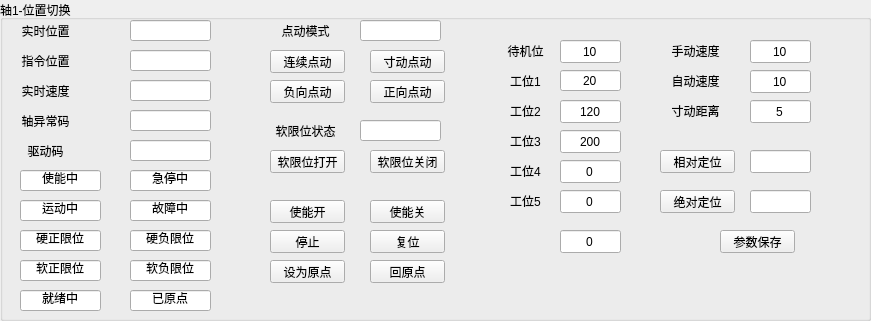
    <widget class="QGroupBox" name="A1">
     <property name="geometry">
      <rect>
       <x>60</x>
       <y>0</y>
       <width>871</width>
       <height>321</height>
      </rect>
     </property>
     <property name="minimumSize">
      <size>
       <width>400</width>
       <height>200</height>
      </size>
     </property>
     <property name="maximumSize">
      <size>
       <width>4000</width>
       <height>4000</height>
      </size>
     </property>
     <property name="title">
      <string>轴1-位置切换</string>
     </property>
     <widget class="QPushButton" name="btn_MoveAbs_Axi_1">
      <property name="geometry">
       <rect>
        <x>660</x>
        <y>190</y>
        <width>75</width>
        <height>23</height>
       </rect>
      </property>
      <property name="text">
       <string>绝对定位</string>
      </property>
     </widget>
     <widget class="QPushButton" name="btn_Reset_Axi_1">
      <property name="geometry">
       <rect>
        <x>370</x>
        <y>230</y>
        <width>75</width>
        <height>23</height>
       </rect>
      </property>
      <property name="text">
       <string>复位</string>
      </property>
     </widget>
     <widget class="QPushButton" name="btn_Stop_Axi_1">
      <property name="geometry">
       <rect>
        <x>270</x>
        <y>230</y>
        <width>75</width>
        <height>23</height>
       </rect>
      </property>
      <property name="text">
       <string>停止</string>
      </property>
     </widget>
     <widget class="QPushButton" name="btn_GoHome_Axi_1">
      <property name="geometry">
       <rect>
        <x>370</x>
        <y>260</y>
        <width>75</width>
        <height>23</height>
       </rect>
      </property>
      <property name="text">
       <string>回原点</string>
      </property>
     </widget>
     <widget class="QLineEdit" name="lineEdit_MoveAbs_Axi_1">
      <property name="geometry">
       <rect>
        <x>750</x>
        <y>190</y>
        <width>61</width>
        <height>23</height>
       </rect>
      </property>
      <property name="text">
       <string/>
      </property>
      <property name="alignment">
       <set>Qt::AlignCenter</set>
      </property>
     </widget>
     <widget class="QPushButton" name="btn_SetHome_Axi_1">
      <property name="geometry">
       <rect>
        <x>270</x>
        <y>260</y>
        <width>75</width>
        <height>23</height>
       </rect>
      </property>
      <property name="text">
       <string>设为原点</string>
      </property>
     </widget>
     <widget class="QLineEdit" name="lineEdit_CurPos_Axi_1">
      <property name="geometry">
       <rect>
        <x>130</x>
        <y>20</y>
        <width>81</width>
        <height>21</height>
       </rect>
      </property>
      <property name="text">
       <string/>
      </property>
      <property name="alignment">
       <set>Qt::AlignCenter</set>
      </property>
      <property name="readOnly">
       <bool>true</bool>
      </property>
     </widget>
     <widget class="QLabel" name="label_CurPos_Axi_1">
      <property name="geometry">
       <rect>
        <x>0</x>
        <y>20</y>
        <width>91</width>
        <height>21</height>
       </rect>
      </property>
      <property name="text">
       <string>实时位置</string>
      </property>
      <property name="alignment">
       <set>Qt::AlignCenter</set>
      </property>
     </widget>
     <widget class="QLineEdit" name="lineEdit_Hard_AxiPosLimit_Axi_1">
      <property name="geometry">
       <rect>
        <x>20</x>
        <y>230</y>
        <width>81</width>
        <height>21</height>
       </rect>
      </property>
      <property name="text">
       <string>硬正限位</string>
      </property>
      <property name="alignment">
       <set>Qt::AlignCenter</set>
      </property>
      <property name="readOnly">
       <bool>true</bool>
      </property>
     </widget>
     <widget class="QLineEdit" name="lineEdit_Hard_AxiNegLimit_Axi_1">
      <property name="geometry">
       <rect>
        <x>130</x>
        <y>230</y>
        <width>81</width>
        <height>21</height>
       </rect>
      </property>
      <property name="text">
       <string>硬负限位</string>
      </property>
      <property name="alignment">
       <set>Qt::AlignCenter</set>
      </property>
      <property name="readOnly">
       <bool>true</bool>
      </property>
     </widget>
     <widget class="QLineEdit" name="lineEdit_Enable_Axi_1">
      <property name="geometry">
       <rect>
        <x>20</x>
        <y>170</y>
        <width>81</width>
        <height>21</height>
       </rect>
      </property>
      <property name="text">
       <string>使能中</string>
      </property>
      <property name="alignment">
       <set>Qt::AlignCenter</set>
      </property>
      <property name="readOnly">
       <bool>true</bool>
      </property>
     </widget>
     <widget class="QLineEdit" name="lineEdit_Standby_Axi_1">
      <property name="geometry">
       <rect>
        <x>560</x>
        <y>40</y>
        <width>61</width>
        <height>23</height>
       </rect>
      </property>
      <property name="text">
       <string>10</string>
      </property>
      <property name="alignment">
       <set>Qt::AlignCenter</set>
      </property>
     </widget>
     <widget class="QLineEdit" name="lineEdit_WorkPostion1_Axi_1">
      <property name="geometry">
       <rect>
        <x>560</x>
        <y>70</y>
        <width>61</width>
        <height>21</height>
       </rect>
      </property>
      <property name="text">
       <string>20</string>
      </property>
      <property name="alignment">
       <set>Qt::AlignCenter</set>
      </property>
     </widget>
     <widget class="QLineEdit" name="lineEdit_WorkPostion2_Axi_1">
      <property name="geometry">
       <rect>
        <x>560</x>
        <y>100</y>
        <width>61</width>
        <height>23</height>
       </rect>
      </property>
      <property name="text">
       <string>120</string>
      </property>
      <property name="alignment">
       <set>Qt::AlignCenter</set>
      </property>
     </widget>
     <widget class="QLabel" name="label_Standby_Axi_1">
      <property name="geometry">
       <rect>
        <x>480</x>
        <y>40</y>
        <width>91</width>
        <height>21</height>
       </rect>
      </property>
      <property name="text">
       <string>待机位</string>
      </property>
      <property name="alignment">
       <set>Qt::AlignCenter</set>
      </property>
     </widget>
     <widget class="QLabel" name="label_WorkStation1_Axi_1">
      <property name="geometry">
       <rect>
        <x>480</x>
        <y>70</y>
        <width>91</width>
        <height>21</height>
       </rect>
      </property>
      <property name="text">
       <string>工位1</string>
      </property>
      <property name="alignment">
       <set>Qt::AlignCenter</set>
      </property>
     </widget>
     <widget class="QLabel" name="label_WorkStation2_Axi_1">
      <property name="geometry">
       <rect>
        <x>480</x>
        <y>100</y>
        <width>91</width>
        <height>21</height>
       </rect>
      </property>
      <property name="text">
       <string>工位2</string>
      </property>
      <property name="alignment">
       <set>Qt::AlignCenter</set>
      </property>
     </widget>
     <widget class="QPushButton" name="btn_Jog_Pos_Axi_1">
      <property name="geometry">
       <rect>
        <x>370</x>
        <y>80</y>
        <width>75</width>
        <height>23</height>
       </rect>
      </property>
      <property name="text">
       <string>正向点动</string>
      </property>
     </widget>
     <widget class="QPushButton" name="btn_Jog_Neg_Axi_1">
      <property name="geometry">
       <rect>
        <x>270</x>
        <y>80</y>
        <width>75</width>
        <height>23</height>
       </rect>
      </property>
      <property name="text">
       <string>负向点动</string>
      </property>
     </widget>
     <widget class="QLabel" name="label_WorkStation_3_Axi_1">
      <property name="geometry">
       <rect>
        <x>480</x>
        <y>130</y>
        <width>91</width>
        <height>21</height>
       </rect>
      </property>
      <property name="text">
       <string>工位3</string>
      </property>
      <property name="alignment">
       <set>Qt::AlignCenter</set>
      </property>
     </widget>
     <widget class="QLineEdit" name="lineEdit_WorkPostion3_Axi_1">
      <property name="geometry">
       <rect>
        <x>560</x>
        <y>130</y>
        <width>61</width>
        <height>23</height>
       </rect>
      </property>
      <property name="text">
       <string>200</string>
      </property>
      <property name="alignment">
       <set>Qt::AlignCenter</set>
      </property>
     </widget>
     <widget class="QLabel" name="label_WorkStation_4_Axi_1">
      <property name="geometry">
       <rect>
        <x>480</x>
        <y>160</y>
        <width>91</width>
        <height>21</height>
       </rect>
      </property>
      <property name="text">
       <string>工位4</string>
      </property>
      <property name="alignment">
       <set>Qt::AlignCenter</set>
      </property>
     </widget>
     <widget class="QLineEdit" name="lineEdit_WorkPostion4_Axi_1">
      <property name="geometry">
       <rect>
        <x>560</x>
        <y>160</y>
        <width>61</width>
        <height>23</height>
       </rect>
      </property>
      <property name="text">
       <string>0</string>
      </property>
      <property name="alignment">
       <set>Qt::AlignCenter</set>
      </property>
     </widget>
     <widget class="QLabel" name="label_WorkStation_5_Axi_1">
      <property name="geometry">
       <rect>
        <x>480</x>
        <y>190</y>
        <width>91</width>
        <height>21</height>
       </rect>
      </property>
      <property name="text">
       <string>工位5</string>
      </property>
      <property name="alignment">
       <set>Qt::AlignCenter</set>
      </property>
     </widget>
     <widget class="QLineEdit" name="lineEdit_WorkPostion5_Axi_1">
      <property name="geometry">
       <rect>
        <x>560</x>
        <y>190</y>
        <width>61</width>
        <height>23</height>
       </rect>
      </property>
      <property name="text">
       <string>0</string>
      </property>
      <property name="alignment">
       <set>Qt::AlignCenter</set>
      </property>
     </widget>
     <widget class="QLineEdit" name="lineEdit_ManuVel_Axi_1">
      <property name="geometry">
       <rect>
        <x>750</x>
        <y>40</y>
        <width>61</width>
        <height>23</height>
       </rect>
      </property>
      <property name="text">
       <string>10</string>
      </property>
      <property name="alignment">
       <set>Qt::AlignCenter</set>
      </property>
     </widget>
     <widget class="QLabel" name="label_ManuVel_Axi_1">
      <property name="geometry">
       <rect>
        <x>650</x>
        <y>40</y>
        <width>91</width>
        <height>21</height>
       </rect>
      </property>
      <property name="text">
       <string>手动速度</string>
      </property>
      <property name="alignment">
       <set>Qt::AlignCenter</set>
      </property>
     </widget>
     <widget class="QPushButton" name="btn_SetParam_Axi_1">
      <property name="geometry">
       <rect>
        <x>720</x>
        <y>230</y>
        <width>75</width>
        <height>23</height>
       </rect>
      </property>
      <property name="text">
       <string>参数保存</string>
      </property>
     </widget>
     <widget class="QLineEdit" name="lineEdit_Estop_Axi_1">
      <property name="geometry">
       <rect>
        <x>130</x>
        <y>170</y>
        <width>81</width>
        <height>21</height>
       </rect>
      </property>
      <property name="text">
       <string>急停中</string>
      </property>
      <property name="alignment">
       <set>Qt::AlignCenter</set>
      </property>
      <property name="readOnly">
       <bool>true</bool>
      </property>
     </widget>
     <widget class="QLineEdit" name="lineEdit_Moving_Axi_1">
      <property name="geometry">
       <rect>
        <x>20</x>
        <y>200</y>
        <width>81</width>
        <height>21</height>
       </rect>
      </property>
      <property name="text">
       <string>运动中</string>
      </property>
      <property name="alignment">
       <set>Qt::AlignCenter</set>
      </property>
      <property name="readOnly">
       <bool>true</bool>
      </property>
     </widget>
     <widget class="QLineEdit" name="lineEdit_Err_Axi_1">
      <property name="geometry">
       <rect>
        <x>130</x>
        <y>200</y>
        <width>81</width>
        <height>21</height>
       </rect>
      </property>
      <property name="text">
       <string>故障中</string>
      </property>
      <property name="alignment">
       <set>Qt::AlignCenter</set>
      </property>
      <property name="readOnly">
       <bool>true</bool>
      </property>
     </widget>
     <widget class="QLineEdit" name="lineEdit_Soft_AxiPosLimit_Axi_1">
      <property name="geometry">
       <rect>
        <x>20</x>
        <y>260</y>
        <width>81</width>
        <height>21</height>
       </rect>
      </property>
      <property name="text">
       <string>软正限位</string>
      </property>
      <property name="alignment">
       <set>Qt::AlignCenter</set>
      </property>
     </widget>
     <widget class="QLineEdit" name="lineEdit_Soft_AxiNegLimit_Axi_1">
      <property name="geometry">
       <rect>
        <x>130</x>
        <y>260</y>
        <width>81</width>
        <height>21</height>
       </rect>
      </property>
      <property name="text">
       <string>软负限位</string>
      </property>
      <property name="alignment">
       <set>Qt::AlignCenter</set>
      </property>
      <property name="readOnly">
       <bool>true</bool>
      </property>
     </widget>
     <widget class="QLineEdit" name="lineEdit_Ready_Axi_1">
      <property name="geometry">
       <rect>
        <x>20</x>
        <y>290</y>
        <width>81</width>
        <height>21</height>
       </rect>
      </property>
      <property name="text">
       <string>就绪中</string>
      </property>
      <property name="alignment">
       <set>Qt::AlignCenter</set>
      </property>
      <property name="readOnly">
       <bool>true</bool>
      </property>
     </widget>
     <widget class="QLineEdit" name="lineEdit_Homed_Axi_1">
      <property name="geometry">
       <rect>
        <x>130</x>
        <y>290</y>
        <width>81</width>
        <height>21</height>
       </rect>
      </property>
      <property name="text">
       <string>已原点</string>
      </property>
      <property name="alignment">
       <set>Qt::AlignCenter</set>
      </property>
      <property name="readOnly">
       <bool>true</bool>
      </property>
     </widget>
     <widget class="QPushButton" name="btn_Enable_Open_Axi_1">
      <property name="geometry">
       <rect>
        <x>270</x>
        <y>200</y>
        <width>75</width>
        <height>23</height>
       </rect>
      </property>
      <property name="text">
       <string>使能开</string>
      </property>
     </widget>
     <widget class="QPushButton" name="btn_Enable_Close_Axi_1">
      <property name="geometry">
       <rect>
        <x>370</x>
        <y>200</y>
        <width>75</width>
        <height>23</height>
       </rect>
      </property>
      <property name="text">
       <string>使能关</string>
      </property>
     </widget>
     <widget class="QLabel" name="label_ActPos_Axi_1">
      <property name="geometry">
       <rect>
        <x>0</x>
        <y>50</y>
        <width>91</width>
        <height>21</height>
       </rect>
      </property>
      <property name="text">
       <string>指令位置</string>
      </property>
      <property name="alignment">
       <set>Qt::AlignCenter</set>
      </property>
     </widget>
     <widget class="QLineEdit" name="lineEdit_SetPos_Axi_1">
      <property name="geometry">
       <rect>
        <x>130</x>
        <y>50</y>
        <width>81</width>
        <height>21</height>
       </rect>
      </property>
      <property name="text">
       <string/>
      </property>
      <property name="alignment">
       <set>Qt::AlignCenter</set>
      </property>
      <property name="readOnly">
       <bool>true</bool>
      </property>
     </widget>
     <widget class="QLabel" name="label_CurVel_Axi_1">
      <property name="geometry">
       <rect>
        <x>0</x>
        <y>80</y>
        <width>91</width>
        <height>21</height>
       </rect>
      </property>
      <property name="text">
       <string>实时速度</string>
      </property>
      <property name="alignment">
       <set>Qt::AlignCenter</set>
      </property>
     </widget>
     <widget class="QLineEdit" name="lineEdit_CurVel_Axi_1">
      <property name="geometry">
       <rect>
        <x>130</x>
        <y>80</y>
        <width>81</width>
        <height>21</height>
       </rect>
      </property>
      <property name="text">
       <string/>
      </property>
      <property name="alignment">
       <set>Qt::AlignCenter</set>
      </property>
      <property name="readOnly">
       <bool>true</bool>
      </property>
     </widget>
     <widget class="QLabel" name="label_AxiErro_Axi_1">
      <property name="geometry">
       <rect>
        <x>0</x>
        <y>110</y>
        <width>91</width>
        <height>21</height>
       </rect>
      </property>
      <property name="text">
       <string>轴异常码</string>
      </property>
      <property name="alignment">
       <set>Qt::AlignCenter</set>
      </property>
     </widget>
     <widget class="QLineEdit" name="lineEdit_AxiErri_Axi_1">
      <property name="geometry">
       <rect>
        <x>130</x>
        <y>110</y>
        <width>81</width>
        <height>21</height>
       </rect>
      </property>
      <property name="text">
       <string/>
      </property>
      <property name="alignment">
       <set>Qt::AlignCenter</set>
      </property>
      <property name="readOnly">
       <bool>true</bool>
      </property>
     </widget>
     <widget class="QLineEdit" name="lineEdit_SeroNo_Axi_1">
      <property name="enabled">
       <bool>true</bool>
      </property>
      <property name="geometry">
       <rect>
        <x>130</x>
        <y>140</y>
        <width>81</width>
        <height>21</height>
       </rect>
      </property>
      <property name="acceptDrops">
       <bool>true</bool>
      </property>
      <property name="text">
       <string/>
      </property>
      <property name="alignment">
       <set>Qt::AlignCenter</set>
      </property>
      <property name="readOnly">
       <bool>true</bool>
      </property>
     </widget>
     <widget class="QLabel" name="label_SeroNo_Axi_1">
      <property name="geometry">
       <rect>
        <x>0</x>
        <y>140</y>
        <width>91</width>
        <height>21</height>
       </rect>
      </property>
      <property name="text">
       <string>驱动码</string>
      </property>
      <property name="alignment">
       <set>Qt::AlignCenter</set>
      </property>
     </widget>
     <widget class="QLabel" name="label_AutoVel_Axi_1">
      <property name="geometry">
       <rect>
        <x>650</x>
        <y>70</y>
        <width>91</width>
        <height>21</height>
       </rect>
      </property>
      <property name="text">
       <string>自动速度</string>
      </property>
      <property name="alignment">
       <set>Qt::AlignCenter</set>
      </property>
     </widget>
     <widget class="QLabel" name="label_Inch_Axi_1">
      <property name="geometry">
       <rect>
        <x>650</x>
        <y>100</y>
        <width>91</width>
        <height>21</height>
       </rect>
      </property>
      <property name="text">
       <string>寸动距离</string>
      </property>
      <property name="alignment">
       <set>Qt::AlignCenter</set>
      </property>
     </widget>
     <widget class="QLineEdit" name="lineEdit_AutoVel_Axi_1">
      <property name="geometry">
       <rect>
        <x>750</x>
        <y>70</y>
        <width>61</width>
        <height>23</height>
       </rect>
      </property>
      <property name="text">
       <string>10</string>
      </property>
      <property name="alignment">
       <set>Qt::AlignCenter</set>
      </property>
     </widget>
     <widget class="QLineEdit" name="lineEdit_Inch_Axi_1">
      <property name="geometry">
       <rect>
        <x>750</x>
        <y>100</y>
        <width>61</width>
        <height>23</height>
       </rect>
      </property>
      <property name="text">
       <string>5</string>
      </property>
      <property name="alignment">
       <set>Qt::AlignCenter</set>
      </property>
     </widget>
     <widget class="QLineEdit" name="lineEdit_JogMode_Axi_1">
      <property name="geometry">
       <rect>
        <x>360</x>
        <y>20</y>
        <width>81</width>
        <height>21</height>
       </rect>
      </property>
      <property name="text">
       <string/>
      </property>
      <property name="alignment">
       <set>Qt::AlignCenter</set>
      </property>
      <property name="readOnly">
       <bool>true</bool>
      </property>
     </widget>
     <widget class="QLabel" name="label_JogMode_Axi_1">
      <property name="geometry">
       <rect>
        <x>260</x>
        <y>20</y>
        <width>91</width>
        <height>21</height>
       </rect>
      </property>
      <property name="text">
       <string>点动模式</string>
      </property>
      <property name="alignment">
       <set>Qt::AlignCenter</set>
      </property>
     </widget>
     <widget class="QPushButton" name="btn_Jog_Jog_Axi_1">
      <property name="geometry">
       <rect>
        <x>270</x>
        <y>50</y>
        <width>75</width>
        <height>23</height>
       </rect>
      </property>
      <property name="text">
       <string>连续点动</string>
      </property>
     </widget>
     <widget class="QPushButton" name="btn_Jog_Inch_Axi_1">
      <property name="geometry">
       <rect>
        <x>370</x>
        <y>50</y>
        <width>75</width>
        <height>23</height>
       </rect>
      </property>
      <property name="text">
       <string>寸动点动</string>
      </property>
     </widget>
     <widget class="QLineEdit" name="lineEdit_SoftLimitSet__Axi_1">
      <property name="geometry">
       <rect>
        <x>360</x>
        <y>120</y>
        <width>81</width>
        <height>21</height>
       </rect>
      </property>
      <property name="text">
       <string/>
      </property>
      <property name="alignment">
       <set>Qt::AlignCenter</set>
      </property>
      <property name="readOnly">
       <bool>true</bool>
      </property>
     </widget>
     <widget class="QLabel" name="label_SoftLimitSet_Axi_1">
      <property name="geometry">
       <rect>
        <x>260</x>
        <y>120</y>
        <width>91</width>
        <height>21</height>
       </rect>
      </property>
      <property name="text">
       <string>软限位状态</string>
      </property>
      <property name="alignment">
       <set>Qt::AlignCenter</set>
      </property>
     </widget>
     <widget class="QPushButton" name="btn_Jog_SoftOpen_Axi_1">
      <property name="geometry">
       <rect>
        <x>270</x>
        <y>150</y>
        <width>75</width>
        <height>23</height>
       </rect>
      </property>
      <property name="text">
       <string>软限位打开</string>
      </property>
     </widget>
     <widget class="QPushButton" name="btn_Jog_SoftClose_Axi_1">
      <property name="geometry">
       <rect>
        <x>370</x>
        <y>150</y>
        <width>75</width>
        <height>23</height>
       </rect>
      </property>
      <property name="text">
       <string>软限位关闭</string>
      </property>
     </widget>
     <widget class="QPushButton" name="btn_MoveRel_Axi_1">
      <property name="geometry">
       <rect>
        <x>660</x>
        <y>150</y>
        <width>75</width>
        <height>23</height>
       </rect>
      </property>
      <property name="text">
       <string>相对定位</string>
      </property>
     </widget>
     <widget class="QLineEdit" name="lineEdit_MoveRel_Axi_1">
      <property name="geometry">
       <rect>
        <x>750</x>
        <y>150</y>
        <width>61</width>
        <height>23</height>
       </rect>
      </property>
      <property name="text">
       <string/>
      </property>
      <property name="alignment">
       <set>Qt::AlignCenter</set>
      </property>
     </widget>
     <widget class="QLineEdit" name="lineEdit_PosId_Axi_1">
      <property name="geometry">
       <rect>
        <x>560</x>
        <y>230</y>
        <width>61</width>
        <height>23</height>
       </rect>
      </property>
      <property name="text">
       <string>0</string>
      </property>
      <property name="alignment">
       <set>Qt::AlignCenter</set>
      </property>
     </widget>
    </widget>
